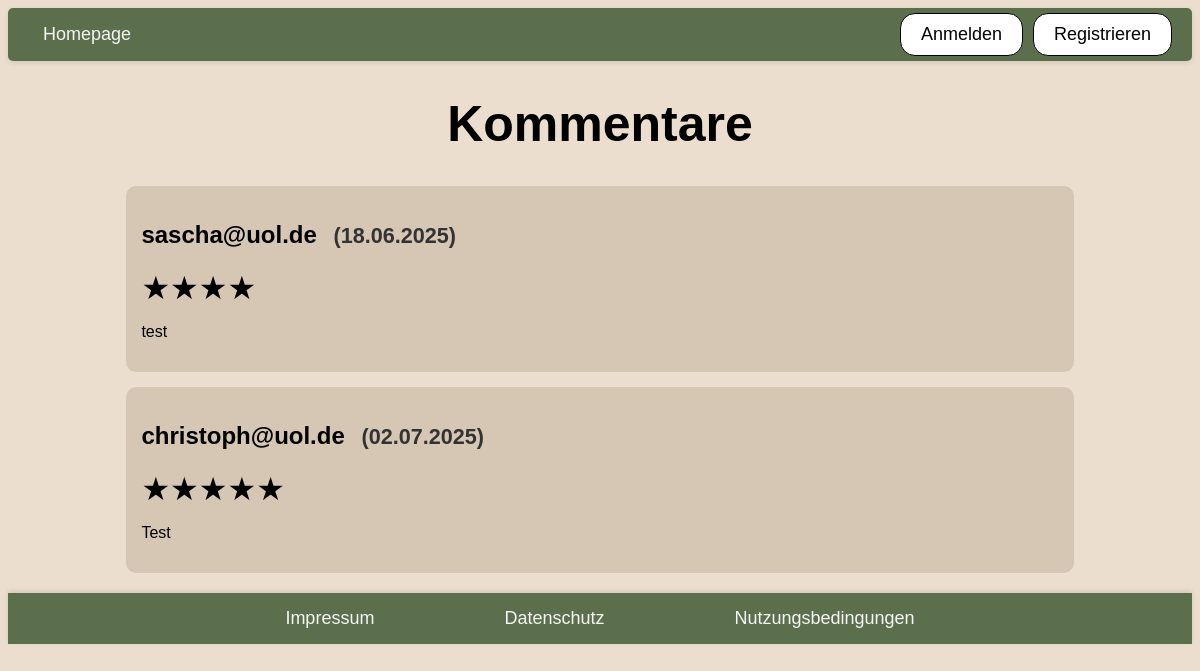
The page /kommentare.php?id=6 on the database its author committed.
### tables this page shows
CREATE TABLE kommentar(
                kommentar_id INTEGER PRIMARY KEY AUTOINCREMENT,
                rezept_id INTEGER NOT NULL, --fremdschlüssel
                email TEXT NOT NULL,
                inhalt TEXT NOT NULL,
                sterneBewertung INTEGER,
                datum DATETIME DEFAULT CURRENT_TIMESTAMP,
                FOREIGN KEY (rezept_id) REFERENCES rezept(id) ON DELETE CASCADE
            );

### kommentare.php (called while the page is built, shortened)
<?php
require_once "php/controller/KommentarController.php";
$kommentarController = new KommentarController();
$rezeptId = $_GET['id'] ?? null;
$comments = $kommentarController->request($rezeptId);
require_once "php/view/kommentare_view.php";

### php/model/KommentarPDOSQLite.php (called while the page is built, shortened)
<?php
require_once "KommentarEintrag.php";
class KommentarPDOSQLite implements KommentarDAO
{
    private static $instance = null;
    public static function getInstance()
    {
        if (self::$instance == null) {
            self::$instance = new KommentarPDOSQLite();
        }
        return self::$instance;
    }
    public function getCommentsByRezeptId($rezeptId)
    {
        try {
            $db = $this->getConnection();
            $sql = "SELECT * FROM kommentar WHERE rezept_id = :rezept_id";
            $command = $db->prepare($sql);
            if (!$command->execute([":rezept_id" => $rezeptId])) {
                throw new InternalErrorException();
            }
            $result = $command->fetchAll();
            $comments = [];
            foreach ($result as $row) {
                $comment = new KommentarEintrag(
                    $row["kommentar_id"],
                    $row["email"],
                    $row["inhalt"],
                    $row["sterneBewertung"],
                    $row["datum"]
                );
                $comments[] = $comment;
            }
            return $comments;
        } catch (PDOException $exc) {
            throw new InternalErrorException();
        }
    }
    private function getConnection()
    {
        try {
            $user = 'root';
            $pw = null;
            $dsn = 'sqlite:db/rezept.db';
            $db = new PDO($dsn, $user, $pw);
            $db->exec("PRAGMA foreign_keys = ON;");
            return $db;
        } catch (PDOException $e) {
            throw new InternalErrorException();
        }
    }
}

### php/model/Kommentar.php (called while the page is built, shortened)
<?php
require_once "KommentarPDOSQLite.php";
class Kommentar{
    public static function getInstance(){
        return KommentarPDOSQLite::getInstance();
    }
}
?>

### php/controller/KommentarController.php (called while the page is built, shortened)
<?php
require_once "php/model/Kommentar.php";
require_once "php/model/KommentarEintrag.php";
class KommentarController
{
    public function request($rezeptId)
    {
        try {
            $comment = Kommentar::getInstance();
            $comments = $comment->getCommentsByRezeptId($rezeptId);
            return $comments;
        } catch (InternalErrorException $exc) {
            $_SESSION["message"] = "internal_error";
        }
    }
}

### php/model/KommentarEintrag.php (called while the page is built, shortened)
<?php
class KommentarEintrag{
    private $email;
    private $inhalt;
    private $sterneBewertung;
   private $datum;
    public function __construct($id, $email, $inhalt, $sterneBewertung, $datum)
    {
        $this->email = $email;
        $this->inhalt = $inhalt;
        $this->sterneBewertung = $sterneBewertung;
        $this->datum = $datum;
    }
    public function getEmail(){
        return $this->email;
    }
    public function getInhalt(){
        return $this->inhalt;
    }
    public function getSterneBewertung(){
        return $this->sterneBewertung;
    }
    public function getDatum()
    {
        return $this->datum;
    }
}
?>

### php/view/kommentare_view.php (the view, shortened to what this page needs)
<?php
require_once "php/include/head.php";
?>
<body>
  <?php
  require_once "php/include/header.php";
  ?>
    <main>
      <h1>Kommentare</h1>
      <section class="kommentar-container">
        <?php if (empty($comments)): ?>
          Keine Kommentare vorhanden.
          <?php else:
          foreach ($comments as $comment): ?>
            <div class="kommentar-card">
              <h2>
                <?= htmlspecialchars($comment->getEmail()) ?>
                <span class="kommentar-datum">
                  <?php
                  $date = new DateTime($comment->getDatum());
                  echo '(' . $date->format('d.m.Y') . ')';
                  ?>
                </span>
              </h2>
              <div class="sterne-anzeige">
                <?php
                $sterne = intval($comment->getSterneBewertung());
                for ($i = 1; $i <= 5; $i++) {
                  if ($i <= $sterne) {
                    echo '<span class="star-gold">&#9733;</span>';
                  }
                }
                ?>
              </div>
              <p><?= htmlspecialchars($comment->getInhalt()) ?></p>
            </div>
          <?php endforeach; ?>
        <?php endif; ?>
      </section>
    </main>
    <?php
    include_once "php/include/footer.php"
    ?>
</body>
</html>

### css/index.css (style rules this page uses)
body { background-color: rgb(235, 222, 207);; font-family: sans-serif; }
h1 { color: Black; font-family: sans-serif; font-size: 50px; text-align: center; }

### css/kommentare.css (style rules this page uses)
.kommentar-container { display: flex; flex-direction: column; gap: 15px; padding: 0 10%; }
.kommentar-card { background-color: #D6C6B4; border-radius: 10px; padding: 15px; color: black; }
.kommentar-card p { word-break: break-word; overflow-wrap: break-word; white-space: normal; }
.kommentar-datum { font-size: 0.9em; color: #333; margin-left: 10px; }
.sterne-anzeige { font-size: 2rem; color: black; margin: 5px 0; }
.sterne-anzeige .star-gold { color: black; }

### rows shown on the page
kommentar: email "sascha@uol.de", datum "18.06.2025", sterneBewertung 4 (drawn), inhalt "test"
kommentar: email "christoph@uol.de", datum "02.07.2025", sterneBewertung 5 (drawn), inhalt "Test"
